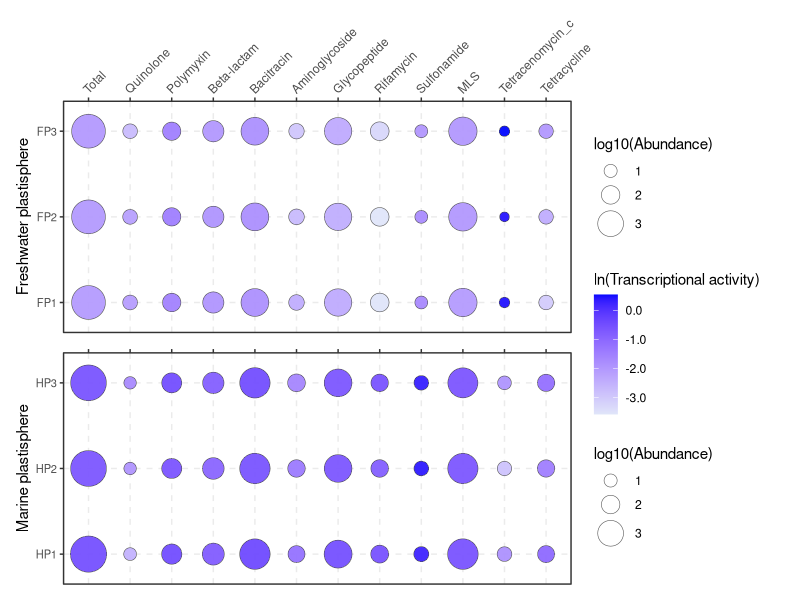

Write the R code that produced this figure.
pkgs <- c("dplyr", "ggplot2", "patchwork")
for (p in pkgs) {
  if (!requireNamespace(p, quietly = TRUE)) {
    install.packages(p)
  }
  library(p, character.only = TRUE)
}

sorted_names <- c("Total", "Quinolone", "Polymyxin", "Beta-lactam", "Bacitracin", "Aminoglycoside", "Glycopeptide", "Rifamycin", "Sulfonamide", "MLS", "Tetracenomycin_c", "Tetracycline")
freshwater_ta_f <- read.csv("./data/Fig5a1.csv") %>% mutate(ARG_category = factor(ARG_category, levels = sorted_names))
marine_ta_f <- read.csv("./data/Fig5a2.csv") %>% mutate(ARG_category = factor(ARG_category, levels = sorted_names))

scale_size_common <- function(limits) {
  scale_size_continuous(
    name = "log10(Abundance)",
    range = c(3, 12),
    trans = "exp",
    limits = limits,
    breaks = 0:4
  )
}

fill_scale_common <- scale_fill_gradientn(
  name = "ln(Transcriptional activity)",
  colours = c("#e0e5f9", "#0107ff"),
  limits = c(-3.570, 0.536),
  breaks = -4:1,
  labels = scales::number(-4:1, accuracy = 0.1),
  oob = scales::squish
)

theme_common <- theme_bw() +
  theme(
    axis.title.x = element_blank(),
    axis.text.y  = element_text(size = 8),
    plot.margin  = margin(6, 18, 6, 6),
    panel.grid.major = element_line(linetype = "dashed", size = 0.5),
    panel.grid.minor = element_line(linetype = "dotted", size = 0.3),
  )

make_bubble_plot <- function(df, y_label, size_limits, x_text_element) {
  ggplot(df, aes(y = SampleName, x = ARG_category)) +
    labs(y = y_label) +
    geom_point(
      aes(
        size = abun_log10,
        fill = ta_ln
      ),
      shape = 21,
      color = "grey30",
      stroke = 0.3,
      alpha = 0.95
    ) +
    scale_size_common(size_limits) +
    fill_scale_common +
    scale_x_discrete(position = "top") +
    scale_y_discrete(expand = expansion(add = 0.35)) +
    coord_cartesian(clip = "off") +
    theme_common +
    theme(axis.text.x = x_text_element)
}

# Freshwater
p_fresh_bubble <- make_bubble_plot(
  freshwater_ta_f,
  y_label = "Freshwater plastisphere",
  size_limits = c(0.605, 3.922),
  x_text_element = element_text(angle = 45, hjust = 0)
)

# Marine
p_marine_bubble <- make_bubble_plot(
  marine_ta_f,
  y_label = "Marine plastisphere",
  size_limits = c(0.606, 3.922),
  x_text_element = element_blank()
)

# Merge
p_bubble_combined <- (p_fresh_bubble / p_marine_bubble) +
  plot_layout(guides = "collect") &
  theme(legend.position = "right")

ggsave("./figures/Fig5a.pdf", p_bubble_combined, width = 8, height = 5)
